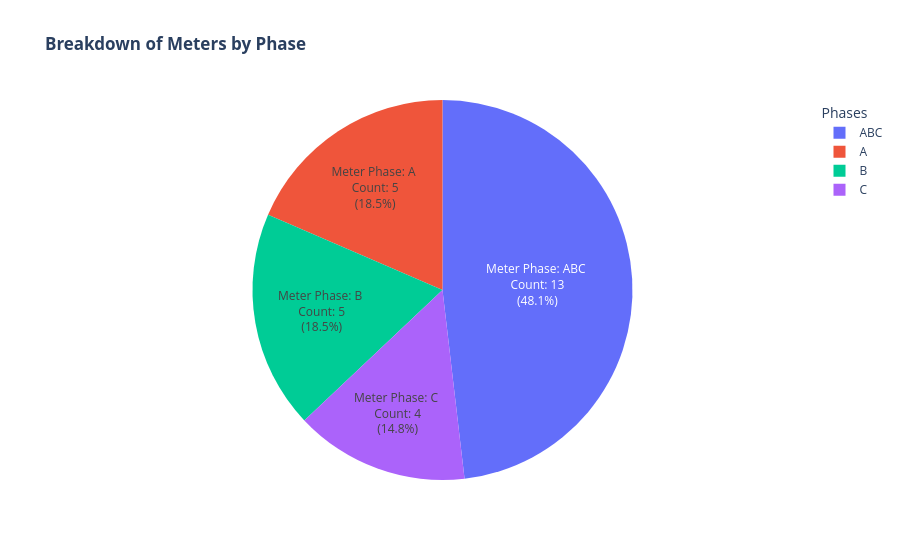

Write notebook code for a chart like this one.
### Code cell
# Plot the number of meters per phase.
fig = px.pie(
    df_meters_by_phases,
    values="number_of_meters",
    names="phases",
    title="<b>Breakdown of Meters by Phase<b>",
    labels={"phase": "Meter Phase", "number_of_meters": "Meter Count"},
)

# Show meter phase, meter count and percentage inside the pie chart.
fig.update_traces(
    texttemplate="Meter Phase: %{label} <br> Count: %{value:} <br>(%{percent})"
)
fig.update_layout(legend_title_text="Phases")

fig.show()

### Figure 1 — Plotly figure (JSON) as saved in the notebook; plotly's stock layout.template omitted (floating-point values rounded to 4 significant figures)
{"data": [{"domain": {"x": [0.0, 1.0], "y": [0.0, 1.0]}, "hovertemplate": "phases=%{label}<br>Meter Count=%{value}<extra></extra>", "labels": ["A", "ABC", "B", "C"], "legendgroup": "", "name": "", "showlegend": true, "texttemplate": "Meter Phase: %{label} <br> Count: %{value:} <br>(%{percent})", "type": "pie", "values": [5, 13, 5, 4]}], "layout": {"legend": {"title": {"text": "Phases"}, "tracegroupgap": 0}, "title": {"text": "<b>Breakdown of Meters by Phase<b>"}}}
